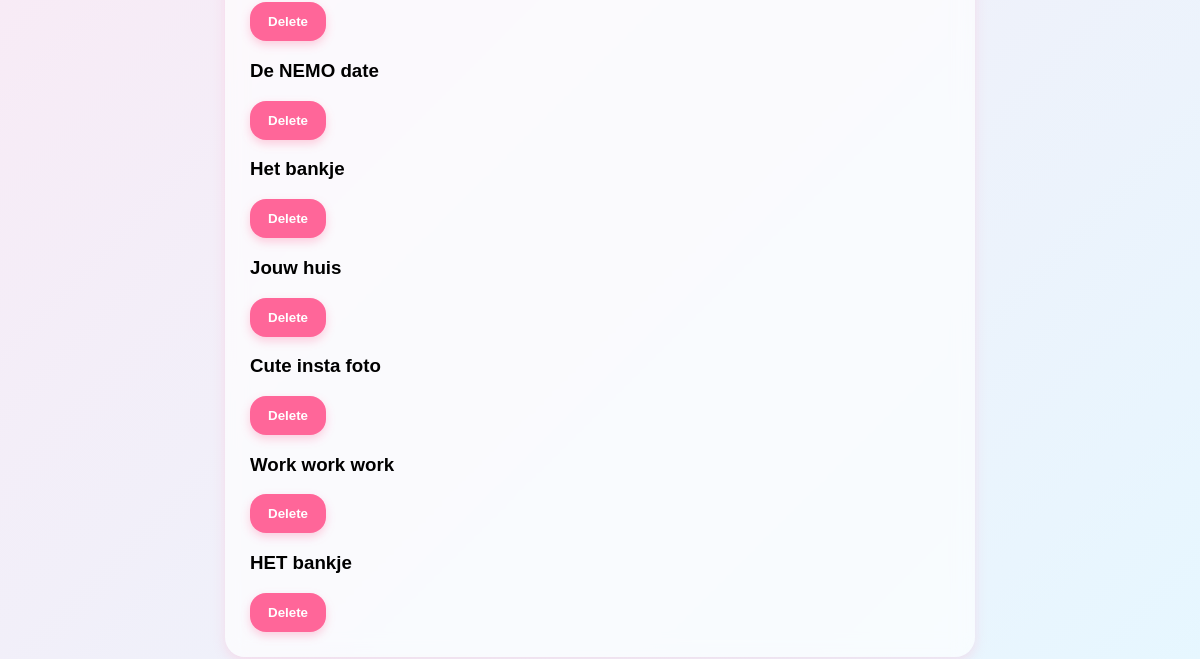
Page /admin (signed in, lower part) on the earlier database version.
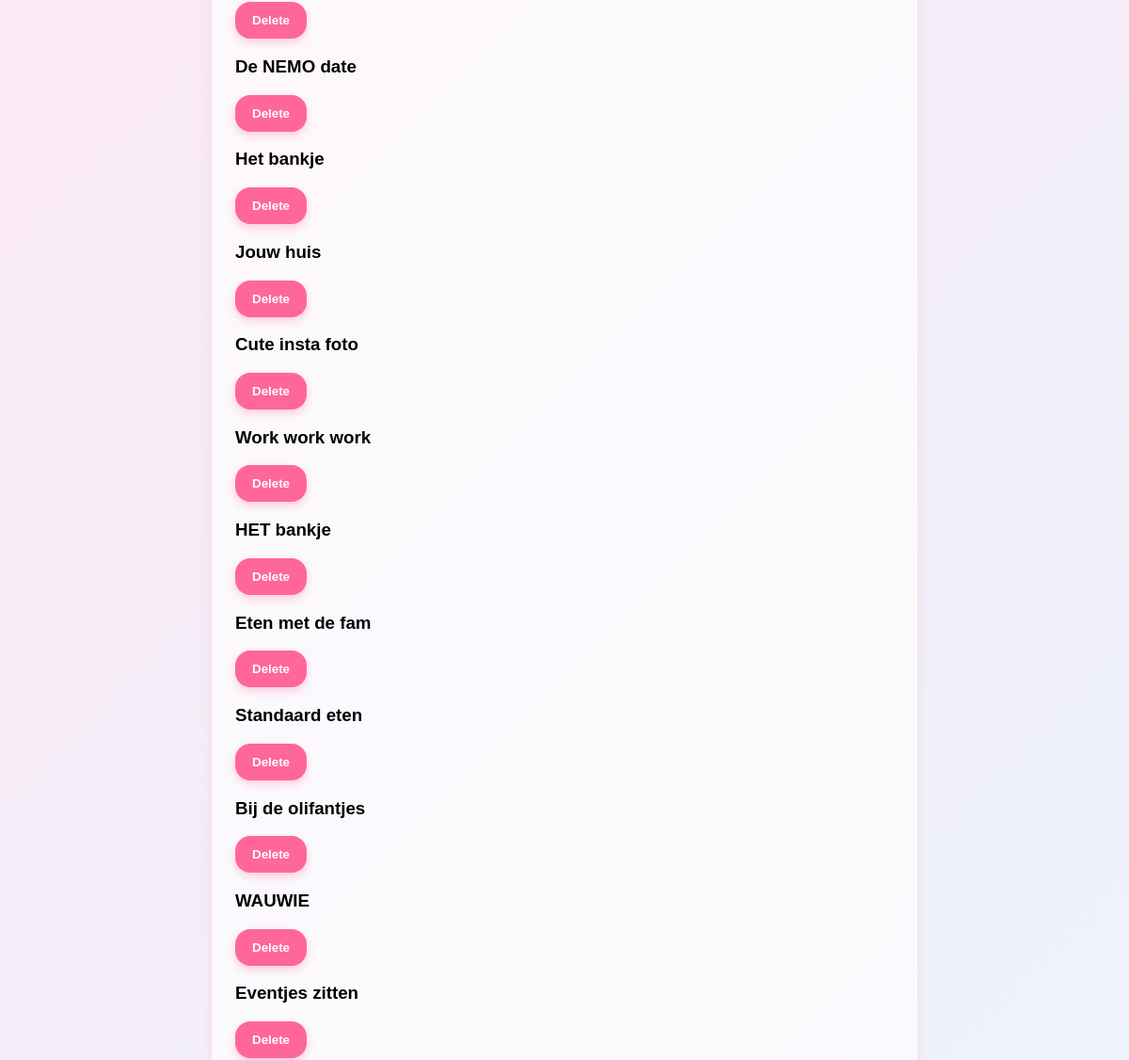
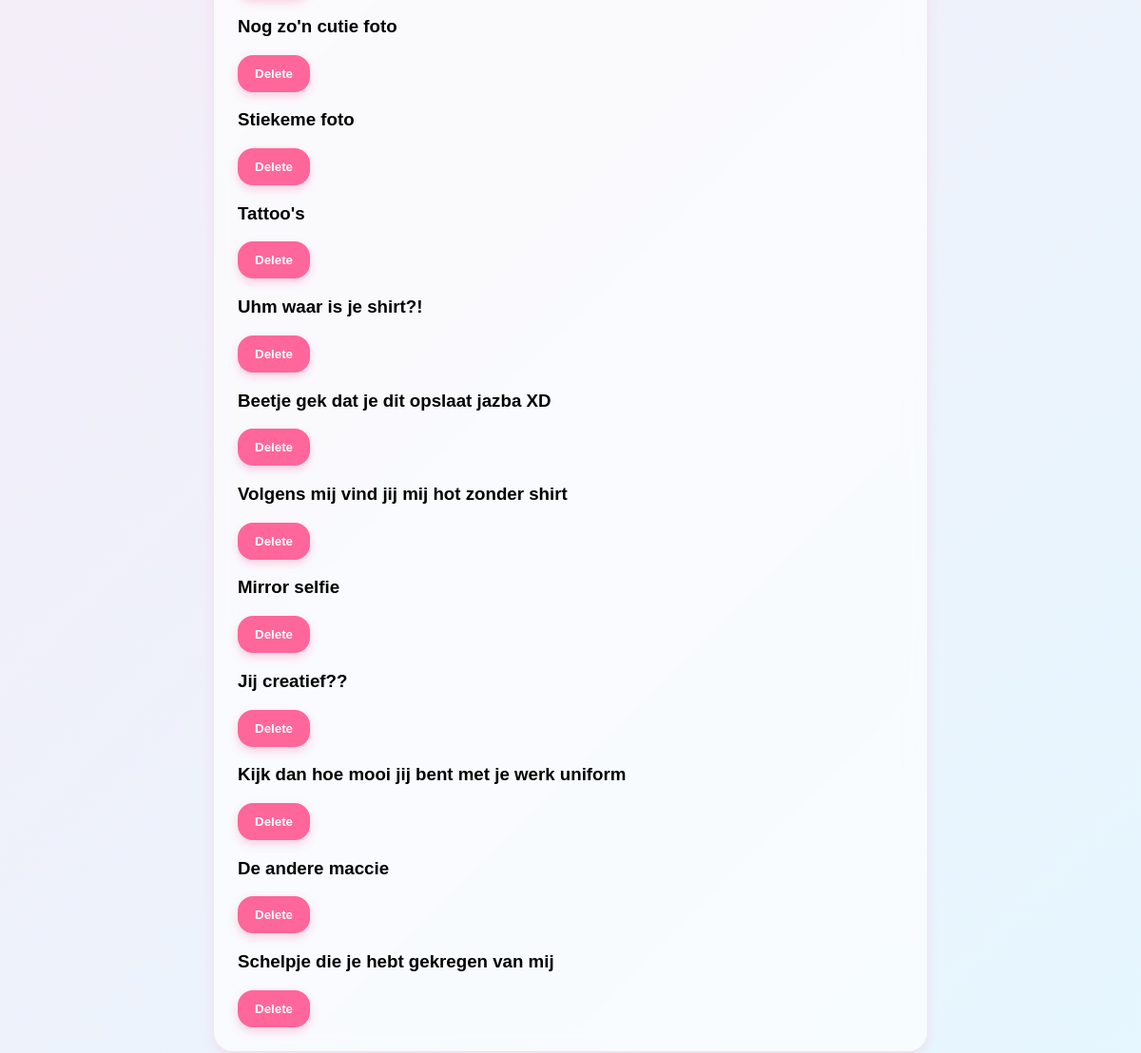
Same page on the later database version (2 pictures, top to bottom).
### tables this page shows
CREATE TABLE pins (
 id INTEGER PRIMARY KEY AUTOINCREMENT,
 name TEXT NOT NULL,
 lat REAL NOT NULL,
 lng REAL NOT NULL,
 description TEXT,
 photo_filename TEXT,
 date TEXT
);

### app.py (the view)
@app.route("/admin")
def admin():
    if not auth(): return redirect("/login")
    with db() as con:
        pins = con.execute("SELECT * FROM pins").fetchall()
    return render_template("admin.html", pins=pins)

### app.py (called while the page is built)
def db():
    return sqlite3.connect(DB, check_same_thread=False)

def auth():
    return "user" in session

### templates/admin.html (shortened to what this page needs)
<!DOCTYPE html>
<html>
<head>
<link rel="stylesheet" href="/static/styles.css">
<link rel="stylesheet" href="https://unpkg.com/leaflet@1.9.4/dist/leaflet.css" />
</head>
<body>
<div class="admin-container">
<div class="pin-list">
{% for p in pins %}
<div class="pin-card">
<h3>{{p[1]}}</h3>
<form action="/api/pins/delete/{{p[0]}}" method="POST">
<button>Delete</button>
</form>
</div>
{% endfor %}
    </div>
</body>
</html>

### static/styles.css (style rules this page uses)
body { margin:0; font-family:Poppins,sans-serif; background:linear-gradient(135deg,#ffe6f2,#e6f7ff); }
.admin-container { max-width:700px;margin:30px auto;padding:25px;background:#ffffffaa;border-radius:20px;backdrop-filter:blur(10px);box-shadow:0 4px 12px rgba(255,170,200,.3); }
button { background:#ff6699;border:none;padding:12px 18px;border-radius:16px;color:white;font-weight:bold;cursor:pointer;transition:.3s;box-shadow:0 4px 10px rgba(255,100,150,.3); }

Differences in the rows shown:
added pins: name "Eten met de fam"
added pins: name "Standaard eten"
added pins: name "Bij de olifantjes"
added pins: name "WAUWIE"
added pins: name "Eventjes zitten"
added pins: name "Nog zo'n cutie foto"
added pins: name "Stiekeme foto"
added pins: name "Tattoo's"
added pins: name "Uhm waar is je shirt?!"
added pins: name "Beetje gek dat je dit opslaat jazba XD"
added pins: name "Volgens mij vind jij mij hot zonder shirt"
added pins: name "Mirror selfie"
added pins: name "Jij creatief??"
added pins: name "Kijk dan hoe mooi jij bent met je werk uniform"
added pins: name "De andere maccie"
added pins: name "Schelpje die je hebt gekregen van mij"
